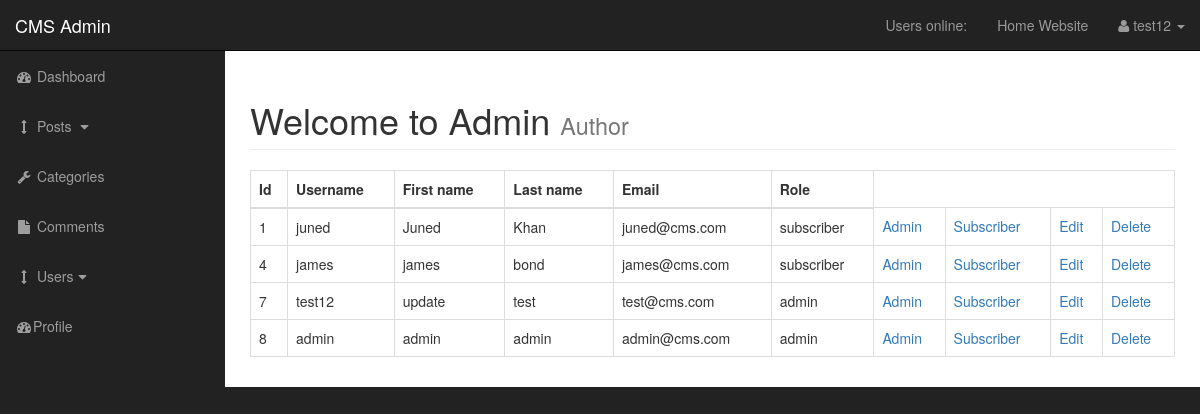
The app's page /admin/users.php (signed in), older data.
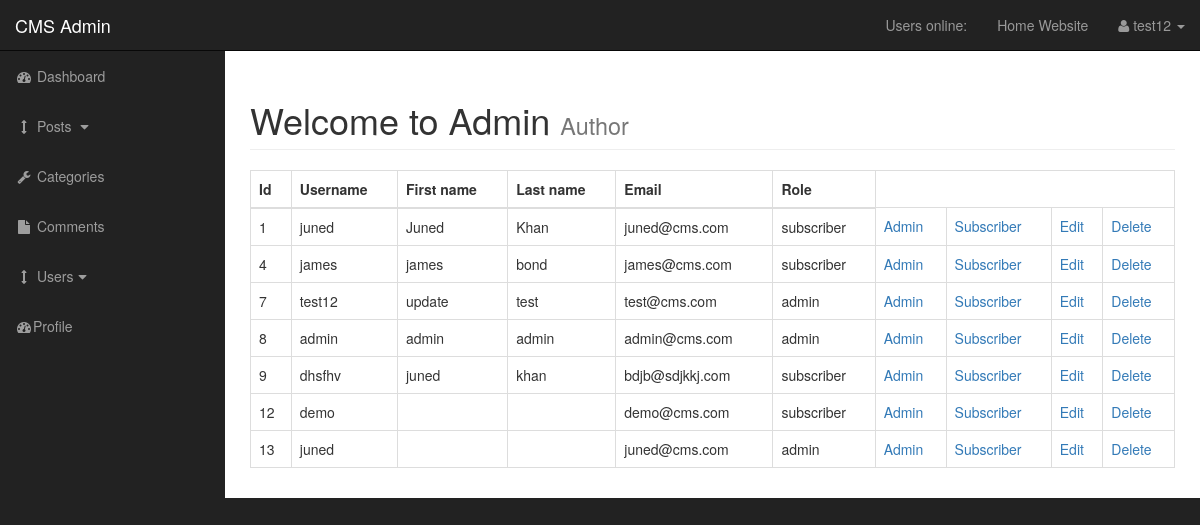
The same page, newer data.
### tables this page shows
CREATE TABLE `users` (
  `user_id` int(3) NOT NULL,
  `username` varchar(100) NOT NULL,
  `user_password` varchar(255) NOT NULL,
  `user_firstname` varchar(50) NOT NULL,
  `user_lastname` varchar(50) NOT NULL,
  `user_email` varchar(100) NOT NULL,
  `user_image` text NOT NULL,
  `user_role` varchar(255) NOT NULL,
  `randSalt` varchar(255) NOT NULL DEFAULT '$2y$10$iusesomecrazystrings22'
);

### admin/includes/view_all_users.php (the view, shortened to what this page needs)
       <table class="table table-hovered table-bordered">
                <thead>
                <tr>
                    <th>Id</th>
                      <th>Username</th>
                      <th>First name</th>
                      <th>Last name</th>
                      <th>Email</th>
                      <th>Role</th>
                </tr>
                </thead>
                <tbody>
      <?php
$query = "SELECT * FROM users";
$select_users = mysqli_query($connection,$query);
while($row = mysqli_fetch_assoc($select_users)) {
        $user_id       = $row['user_id'];
        $username      = $row['username'];
        $user_firstname= $row['user_firstname'];
        $user_lastname = $row['user_lastname'];
        $user_email    = $row['user_email'];
        $user_role     = $row['user_role'];
    echo "<tr>";
    ?>                <?php
    echo "<td>$user_id </td>";
    echo "<td>$username</td>";
    echo "<td>$user_firstname</td>";
    echo "<td>$user_lastname</td>";
    echo "<td>$user_email</td>";
    echo "<td>$user_role</td>";
    echo "<td><a href='users.php?admin={$user_id}'>Admin</a></td>";
    echo "<td><a href='users.php?subscriber={$user_id}'>Subscriber</a></td>";
    echo "<td><a href='users.php?source=edit_user&edit_user={$user_id}'>Edit</a></td>";
    echo "<td><a href='users.php?delete={$user_id}'>Delete</a></td>";
    echo "</tr>";
}
  ?>
                </tbody>
            </table>

Row changes from the older to the newer data that the page shows:
added users: user_id "9", username "dhsfhv", user_firstname "juned", user_lastname "khan", user_email "bdjb@sdjkkj.com", user_role "subscriber"
added users: user_id "12", username "demo", user_email "demo@cms.com", user_role "subscriber"
added users: user_id "13", username "juned", user_email "juned@cms.com", user_role "admin"
